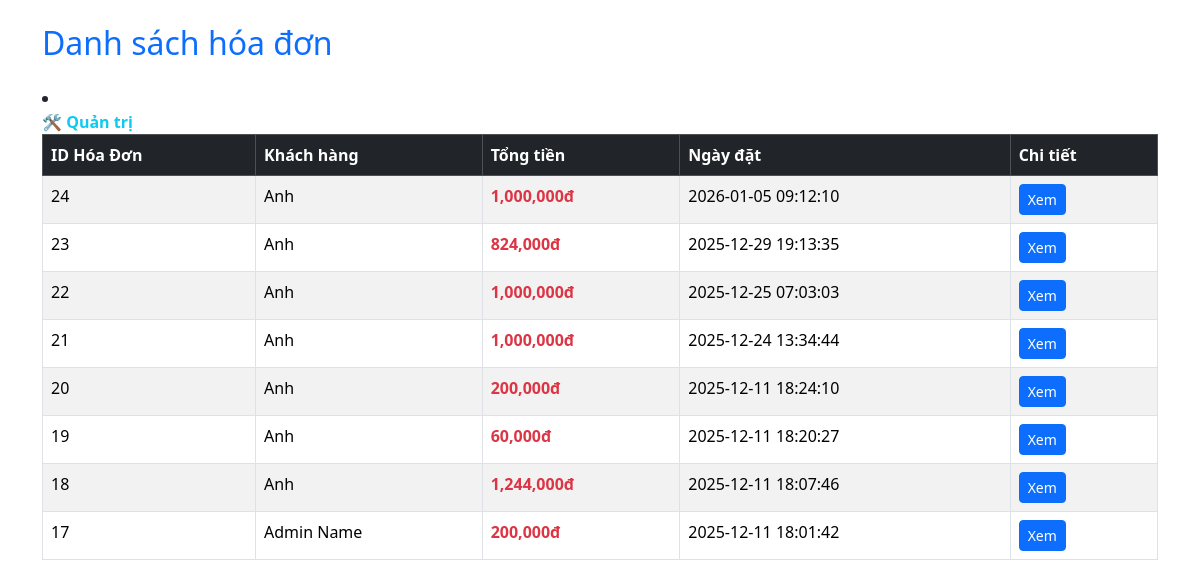
The page /traicay/admin/danhsachdonhang.php (signed in) on the database its author committed.
### tables this page shows
CREATE TABLE `orders` (
  `order_id` int(11) NOT NULL,
  `customer_id` int(11) NOT NULL,
  `user_id` int(11) NOT NULL,
  `total_amount` int(11) NOT NULL,
  `order_date` datetime DEFAULT current_timestamp(),
  `fullname` varchar(100) NOT NULL,
  `phone` varchar(20) NOT NULL,
  `address` varchar(255) NOT NULL,
  `payment_method` varchar(50) NOT NULL
);

CREATE TABLE `users` (
  `id` int(11) NOT NULL,
  `fullname` varchar(100) DEFAULT NULL,
  `email` varchar(100) DEFAULT NULL,
  `password` varchar(255) DEFAULT NULL,
  `role` varchar(20) DEFAULT 'user'
);

### traicay/admin/danhsachdonhang.php (the view, shortened to what this page needs)
<?php
include '../ketnoi.php';
$sql = "SELECT orders.*, users.fullname AS username
        FROM orders
        JOIN users ON orders.user_id = users.id
        ORDER BY order_id DESC";
$result = $conn->query($sql);
?>
<!DOCTYPE html>
<html lang="vi">
<head>
    <link rel="stylesheet" href="../bootstrap cdn/KT2/css/bootstrap.min.css">
</head>
<body class="container mt-4">
<h2 class="mb-4 text-primary">Danh sách hóa đơn</h2>
<?php if (isset($_SESSION['role']) && $_SESSION['role'] == 'admin') { ?>
                <li class="nav-item">
                    <a class="nav-link text-info fw-bold" href="index.php">🛠 Quản trị</a>
                </li>
            <?php } ?>
<table class="table table-bordered table-striped">
    <thead class="table-dark">
        <tr>
            <th>ID Hóa Đơn</th>
            <th>Khách hàng</th>
            <th>Tổng tiền</th>
            <th>Ngày đặt</th>
            <th>Chi tiết</th>
        </tr>
    </thead>
    <tbody>
    <?php while ($row = $result->fetch_assoc()) { ?>
        <tr>
            <td><?php echo $row['order_id']; ?></td>
            <td><?php echo $row['username']; ?></td>
            <td class="text-danger fw-bold"><?php echo number_format($row['total_amount']); ?>đ</td>
            <td><?php echo $row['order_date']; ?></td>
            <td>
                <a href="chitiethoadon.php?id=<?php echo $row['order_id']; ?>"
                   class="btn btn-sm btn-primary">
                   Xem
                </a>
            </td>
        </tr>
    <?php } ?>
    </tbody>
</table>
</body>
</html>

### rows shown on the page
orders: order_id "24", user.fullname "Anh", total_amount "1,000,000", order_date "2026-01-05 09:12:10"
orders: order_id "23", user.fullname "Anh", total_amount "824,000", order_date "2025-12-29 19:13:35"
orders: order_id "22", user.fullname "Anh", total_amount "1,000,000", order_date "2025-12-25 07:03:03"
orders: order_id "21", user.fullname "Anh", total_amount "1,000,000", order_date "2025-12-24 13:34:44"
orders: order_id "20", user.fullname "Anh", total_amount "200,000", order_date "2025-12-11 18:24:10"
orders: order_id "19", user.fullname "Anh", total_amount "60,000", order_date "2025-12-11 18:20:27"
orders: order_id "18", user.fullname "Anh", total_amount "1,244,000", order_date "2025-12-11 18:07:46"
orders: order_id "17", user.fullname "Admin Name", total_amount "200,000", order_date "2025-12-11 18:01:42"
